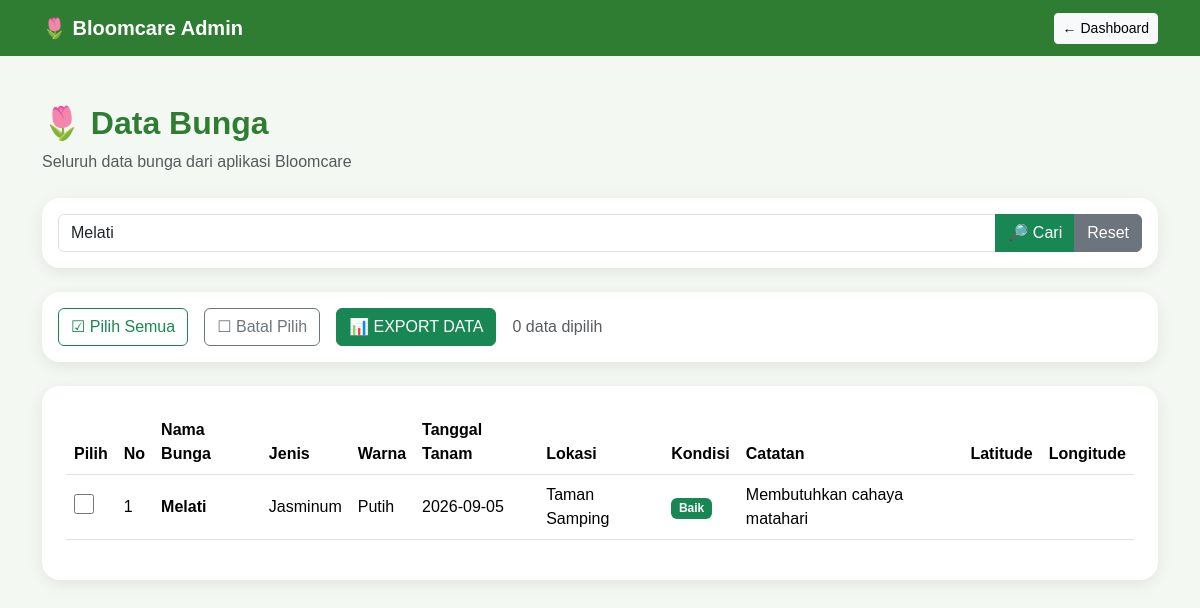
Page /bloomcare_admin/bunga.php?cari=Melati on the committed database.
### tables this page shows
CREATE TABLE `bunga` (
  `id` int NOT NULL,
  `nama_bunga` varchar(100) NOT NULL,
  `jenis_bunga` varchar(100) NOT NULL,
  `warna` varchar(50) NOT NULL,
  `tanggal_tanam` date DEFAULT NULL,
  `lokasi` varchar(150) DEFAULT NULL,
  `kondisi` varchar(50) NOT NULL,
  `foto` varchar(255) DEFAULT NULL,
  `catatan` text,
  `created_at` timestamp NULL DEFAULT CURRENT_TIMESTAMP,
  `latitude` varchar(50) DEFAULT NULL,
  `longitude` varchar(50) DEFAULT NULL
);

### bloomcare_admin/bunga.php (the view, shortened to what this page needs)
<?php
include "koneksi.php";
$cari = $_GET['cari'] ?? '';
$cari = trim($cari);
if ($cari !== '') {
    $keyword = "%" . $cari . "%";
    $stmt = $conn->prepare("
        SELECT *
        FROM bunga
        WHERE
            nama_bunga LIKE ?
            OR jenis_bunga LIKE ?
            OR warna LIKE ?
            OR lokasi LIKE ?
            OR kondisi LIKE ?
            OR catatan LIKE ?
        ORDER BY id DESC
    ");
    $stmt->bind_param(
        "ssssss",
        $keyword,
        $keyword,
        $keyword,
        $keyword,
        $keyword,
        $keyword
    );
    $stmt->execute();
    $result = $stmt->get_result();
} else {
    $sql = "SELECT * FROM bunga ORDER BY id DESC";
    $result = $conn->query($sql);
}
?>
<!DOCTYPE html>
<html lang="id">
<head>
    <link
        href="https://cdn.jsdelivr.net/npm/bootstrap@5.3.3/dist/css/bootstrap.min.css"
        rel="stylesheet"
    >
</head>
<body>
<nav class="navbar navbar-expand-lg">
    <div class="container">
        <a
            class="navbar-brand"
            href="index.php"
        >
            🌷 Bloomcare Admin
        </a>
        <a
            href="index.php"
            class="btn btn-light btn-sm"
        >
            ← Dashboard
        </a>
    </div>
</nav>
<div class="container py-5">
    <div class="mb-4">
        <h2 class="page-title">
            🌷 Data Bunga
        </h2>
        <p class="text-muted">
            Seluruh data bunga dari aplikasi Bloomcare
        </p>
    </div>
    <div class="card p-3 mb-4">
        <form method="GET">
            <div class="input-group">
                <input
                    type="text"
                    name="cari"
                    class="form-control"
                    placeholder="🔎 Cari nama bunga, jenis, warna, lokasi, kondisi, atau catatan..."
                    value="<?= htmlspecialchars($cari) ?>"
                >
                <button
                    type="submit"
                    class="btn btn-success"
                >
                    🔎 Cari
                </button>
                <a
                    href="bunga.php"
                    class="btn btn-secondary"
                >
                    Reset
                </a>
            </div>
        </form>
    </div>
    <div class="card p-3 mb-4">
        <form
            method="GET"
            action="export_excel.php"
            id="formExport"
        >
            <div class="d-flex align-items-center gap-3 flex-wrap">
                <button
                    type="button"
                    class="btn btn-outline-success"
                    onclick="pilihSemua()"
                >
                    ☑ Pilih Semua
                </button>
                <button
                    type="button"
                    class="btn btn-outline-secondary"
                    onclick="batalPilih()"
                >
                    ☐ Batal Pilih
                </button>
                <button
                    type="button"
                    class="btn btn-success"
                    onclick="pilihFormatExport()">
                    📊 EXPORT DATA
               </button>
                <span
                    id="jumlahDipilih"
                    class="text-muted"
                >
                    0 data dipilih
                </span>
            </div>
        </form>
    </div>
    <div class="card p-4">
        <div class="table-responsive">
            <table class="table table-hover">
                <thead>
                    <tr>
                        <th>
                            Pilih
                        </th>
                        <th>
                            No
                        </th>
                        <th>
                            Nama Bunga
                        </th>
                        <th>
                            Jenis
                        </th>
                        <th>
                            Warna
                        </th>
                        <th>
                            Tanggal Tanam
                        </th>
                        <th>
                            Lokasi
                        </th>
                        <th>
                            Kondisi
                        </th>
                        <th>
                            Catatan
                        </th>
                        <th>
                            Latitude
                        </th>
                        <th>
                            Longitude
                        </th>
                    </tr>
                </thead>
                <tbody>
                    <?php
                    $no = 1;
                    if ($result && $result->num_rows > 0):
                        while ($row = $result->fetch_assoc()):
                    ?>
                    <tr>
                        <td>
                            <input
                                type="checkbox"
                                class="checkbox-pilih"
                                name="ids[]"
                                value="<?= $row['id'] ?>"
                                form="formExport"
                                onchange="hitungPilihan()"
                            >
                        </td>
                        <td>
                            <?= $no++ ?>
                        </td>
                        <td>
                            <strong>
                                <?= htmlspecialchars(
                                    $row['nama_bunga'] ?? ''
                                ) ?>
                            </strong>
                        </td>
                        <td>
                            <?= htmlspecialchars(
                                $row['jenis_bunga'] ?? ''
                            ) ?>
                        </td>
                        <td>
                            <?= htmlspecialchars(
                                $row['warna'] ?? ''
                            ) ?>
                        </td>
                        <td>
                            <?= htmlspecialchars(
                                $row['tanggal_tanam'] ?? ''
                            ) ?>
                        </td>
                        <td>
                            <?= htmlspecialchars(
                                $row['lokasi'] ?? ''
                            ) ?>
                        </td>
                        <td>
                            <?php if (($row['kondisi'] ?? '') === 'Baik'): ?>
                                <span class="badge badge-baik">
                                    Baik
                                </span>
                            <?php else: ?>
                                <span class="text-muted">
                                    -
                                </span>
                            <?php endif; ?>
                        </td>
                        <td>
                            <?= htmlspecialchars(
                                $row['catatan'] ?? ''
                            ) ?>
                        </td>
                        <td>
                        </td>
                        <td>
                        </td>
                    </tr>
                    <?php
                        endwhile;
                    endif; ?>
                </tbody>
            </table>
        </div>
    </div>
</div>
</body>
</html>

### bloomcare_admin/bunga.php (style rules this page uses)
body { background: #f4f8f3; font-family: Arial, sans-serif; }
.navbar { background: #2e7d32; }
.navbar-brand { font-weight: bold; color: white !important; }
.page-title { color: #2e7d32; font-weight: bold; }
.card { border: none; border-radius: 18px; box-shadow: 0 4px 15px rgba(0, 0, 0, 0.08); }
.table { vertical-align: middle; }
.table thead { background: #2e7d32; color: white; }
.badge-baik { background: #198754; }
.checkbox-pilih { width: 20px; height: 20px; cursor: pointer; }

### rows in the picture
bunga: nama_bunga "Melati", jenis_bunga "Jasminum", warna "Putih", tanggal_tanam "2026-09-05", lokasi "Taman Samping", kondisi "Baik", catatan "Membutuhkan cahaya matahari"
